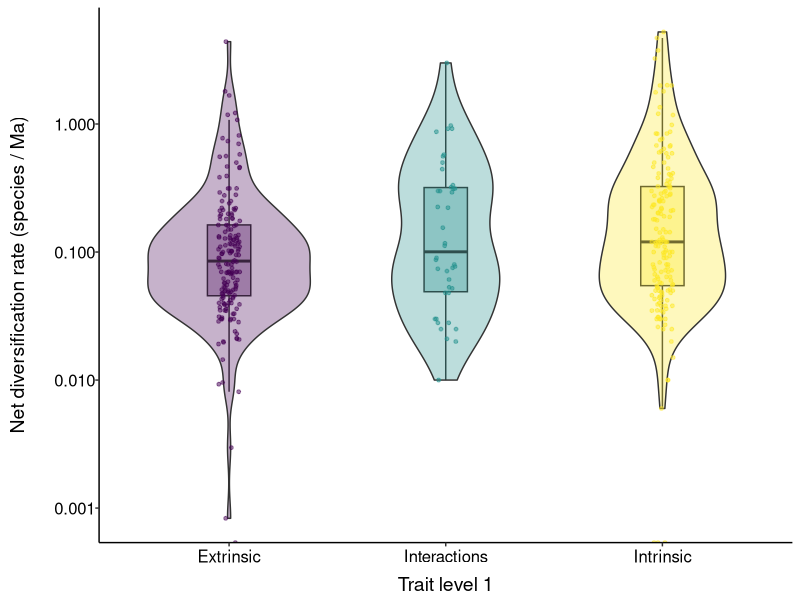
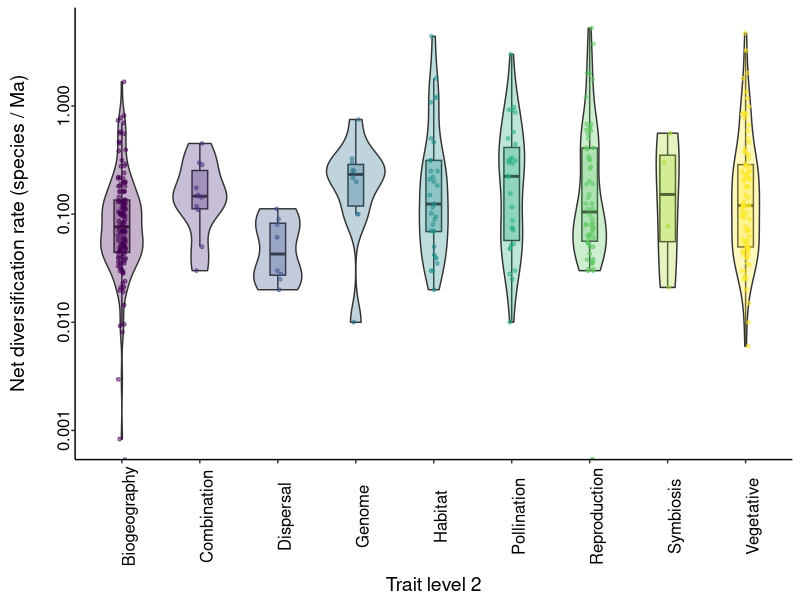
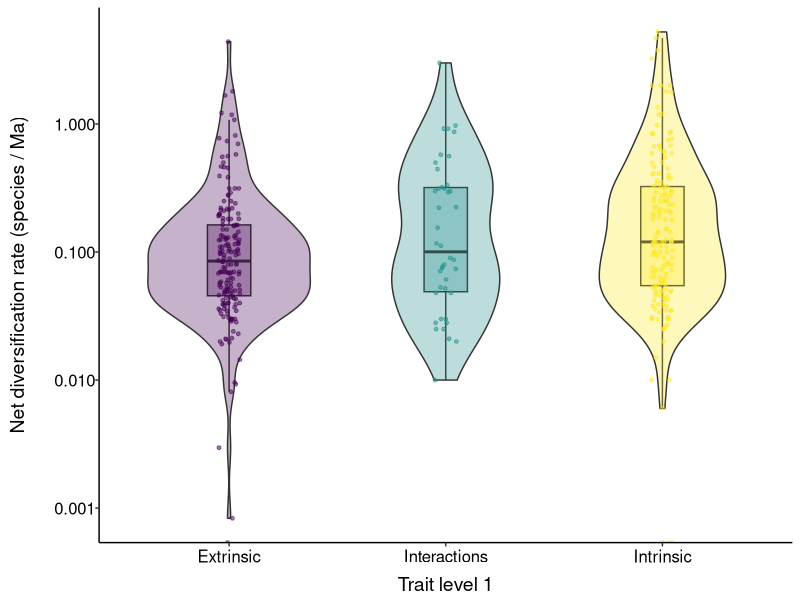
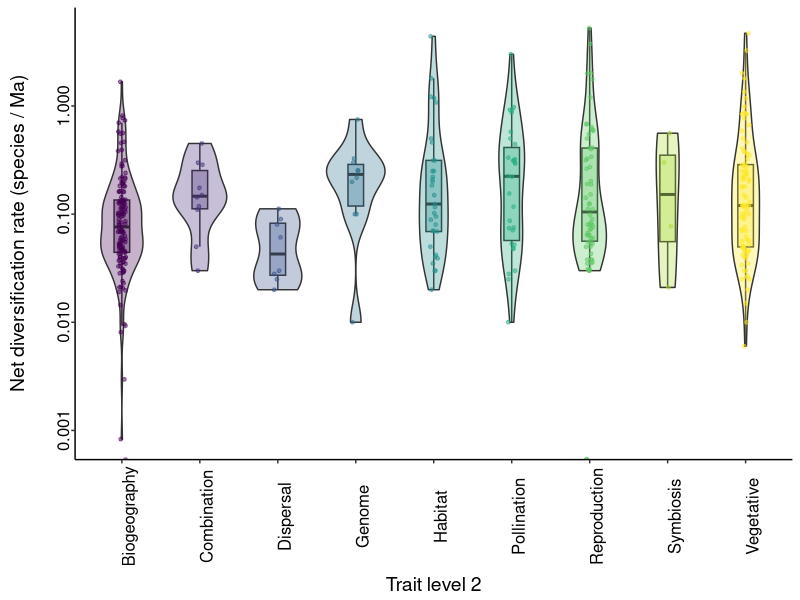

These charts were generated, in order, by the following R code:
###
# Effect of data characteristics on inference of div rate change
###

# Library
library(viridis)
library(tidyverse)
library(ggplot2)
library(ggridges)
library(patchwork)
library(dplyr)
library(RColorBrewer)

# theme
my_theme = theme(
  text = element_text(size = 12),
  axis.text = element_text(size = 12),
  axis.title.x = element_text(size = 14, margin = margin(
    t = 5,
    r = 0,
    b = 0,
    l = 0
  )),
  #axis.text.x=element_blank(),
  #axis.ticks.x=element_blank(),
  axis.line.x = element_line(),
  axis.title.y = element_text(angle=90, size = 14, margin = margin(
    t = 0,
    r = 20,
    b = 0,
    l = 0
  )),
  axis.text.y = element_text(),
  axis.ticks.y = element_line(),
  axis.line.y = element_line(),
  legend.key = element_blank(),
  legend.title = element_blank(),
  legend.text = element_text(size = 12),
  legend.position = c(0.8, 0.9),
  panel.border = element_blank(),
  panel.grid.minor = element_blank(),
  panel.grid.major = element_blank(),
  panel.background = element_blank()
)

theme_set(my_theme)

#read in full data frame
df <-
  read.csv("data/sse_review_table - main_table.csv")

#choose the columns you want in model (plus study/model_no for formatting)
df <-
  df[, c(
    'study',
    'model_no',
    'trait_level_1',
    'trait_level_2',
#    'trait_level_3',
#    'trait_level_4',
    'div_inc',
    'div_rate',
    'age_inferred'
  )]

#only those where age was inferred
df<-df[df$age_inferred==1,]

#only those rows with div rate values (not NA)
df<-df[!is.na(df$div_rate),]

#log transform div rate
#df$div_rate<-log(df$div_rate)

#####
# Boxplots trait level 1
#####

ggplot(df, aes(
  x = factor(trait_level_1),
  y = div_rate,
  fill = trait_level_1
)) + geom_boxplot(outlier.shape = NA, width = 0.2) +
  geom_violin(width=0.75) +
  geom_jitter(
    aes(color = trait_level_1),
    size = 1,
    alpha = 0.5,
    width = 0.05,
    height = 0
  ) +
  theme(legend.position = "none",
        axis.title.x = element_text(vjust = 0.3)) +
  scale_y_continuous(name = "Net diversification rate (species / Ma)", trans="log10") +
  scale_x_discrete(name = "Trait level 1") +
  scale_fill_viridis(discrete = TRUE, alpha = 0.3) +
  scale_color_viridis(discrete = TRUE, alpha = 0.7)

ggsave("figures/violinplot_divrates_trait_level_1.png",
       width = 20,
       height = 15,
       units = 'cm')


#####
# Boxplots trait level 2
#####

ggplot(df, aes(
  x = factor(trait_level_2),
  y = div_rate,
  fill = trait_level_2
)) + geom_boxplot(outlier.shape = NA, width = 0.2) +
  geom_violin(width=0.75) +
  geom_jitter(
    aes(color = trait_level_2),
    size = 1,
    alpha = 0.5,
    width = 0.05,
    height = 0
  ) +
  theme(legend.position = "none",
        axis.title.x = element_text(vjust = 0.3),
        axis.text = element_text(angle=90)) +
  scale_y_continuous(name = "Net diversification rate (species / Ma)", trans="log10") +
  scale_x_discrete(name = "Trait level 2") +
  scale_fill_viridis(discrete = TRUE, alpha = 0.3) +
  scale_color_viridis(discrete = TRUE, alpha = 0.7)

ggsave("figures/violinplot_divrates_trait_level_2.png",
       width = 25,
       height = 15,
       units = 'cm')
